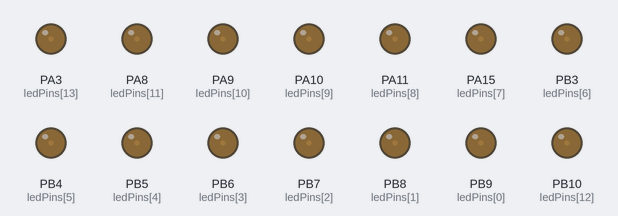
Bench run of a sketch on a simulated STM32 Black Pill. Shown: output pins drawn as LEDs (lit = HIGH).

Above: at 0.15 s.
At 1.66 s:
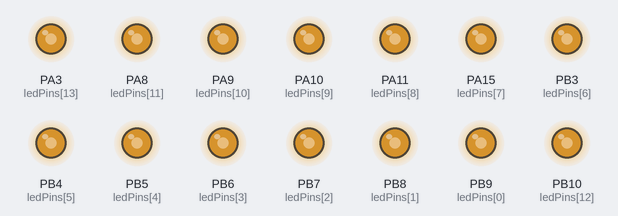
At 2.27 s:
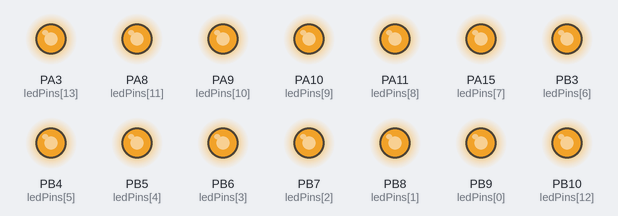
At 4.39 s:
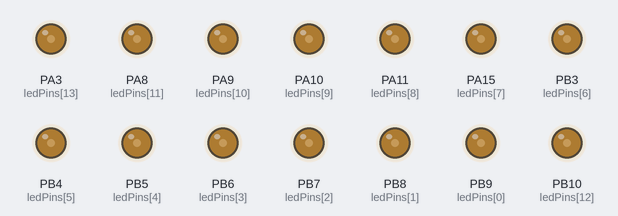
Timing chart, 0 to 5.7 s (numbered marks = the images above):
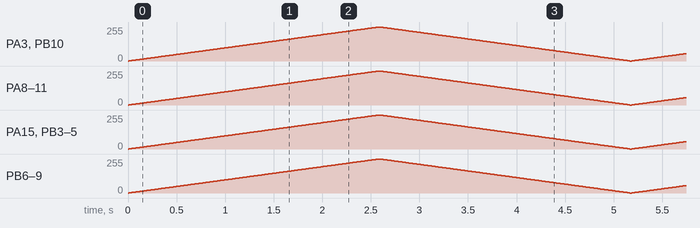

The sketch:

pwm_fadeIn_fadeOut.ino
```cpp
// Define your 14 target pins
//const int ledPins[14] = {0, 1, 2, 3, 4, 5, 6, 7, 8, 9, 10, 11, 12, 24};
const int ledPins[14] = {PB9, PB8, PB7, PB6, PB5, PB4, PB3, PA15, PA11, PA10, PA9, PA8, PB10, PA3};

//const uint8_t ledPin = 13;  // Pin 6 is backed by a FlexPWM module on Teensy 4.0
int brightness = 0;         // Current brightness (0 to 4095 for 12-bit resolution)
int fadeAmount = 20;        // Step size for smooth fading

void setup() {
  // Configure 12-bit PWM resolution (0 to 4095) for fine-grained control
  //analogWriteResolution(12);

  // Initialize all pins as outputs
  for (int i = 0; i < (int)(sizeof(ledPins) / sizeof(ledPins[0])); i++) {
    pinMode(ledPins[i], OUTPUT);

    // Set the FlexPWM hardware timer frequency to 5 kHz
    // (high enough to eliminate audible coil whine and visible flicker)
    //analogWriteFrequency(ledPins[i], 5000);
    analogWriteFrequency(5000);
  }
}

void loop() {
  // Example: Fade all 14 channels up simultaneously using hardware PWM
  for (int brightness = 0; brightness <= 255; brightness++) {
    for (int i = 0; i < (int)(sizeof(ledPins) / sizeof(ledPins[0])); i++) {
      analogWrite(ledPins[i], brightness);
    }
    delay(10); // Adjust speed of fade
  }

  // Fade down
  for (int brightness = 255; brightness >= 0; brightness--) {
    for (int i = 0; i < (int)(sizeof(ledPins) / sizeof(ledPins[0])); i++) {
      analogWrite(ledPins[i], brightness);
    }
    delay(10);
  }
}
```
